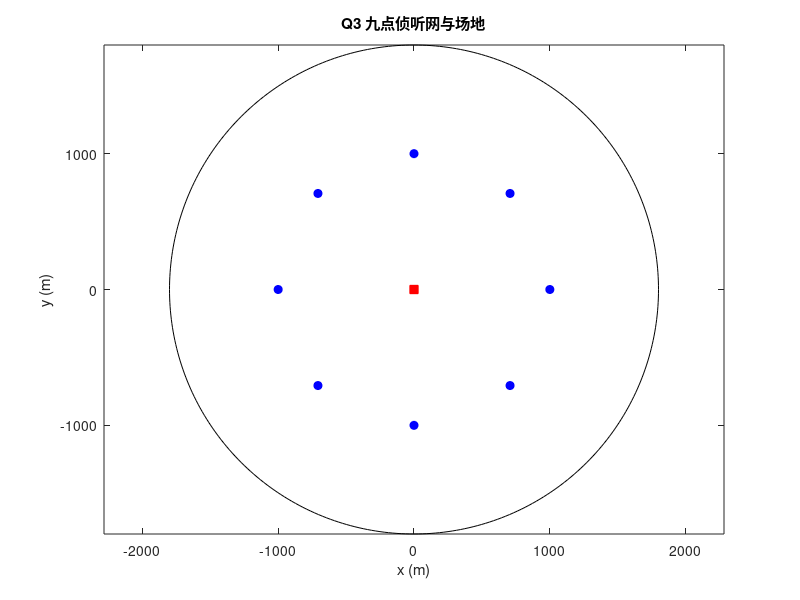

Reproduce this figure in MATLAB.
f=figure('Name','Fig17 Q3 nine disks','Color','white'); t=linspace(0,2*pi,361); plot(1800*cos(t),1800*sin(t),'k'); hold on; x=1000*cos((0:7)*pi/4); y=1000*sin((0:7)*pi/4); plot(x,y,'bo','MarkerFaceColor','b'); plot(0,0,'rs','MarkerFaceColor','r'); axis equal; xlabel('x (m)'); ylabel('y (m)'); title('Q3 九点侦听网与场地');
